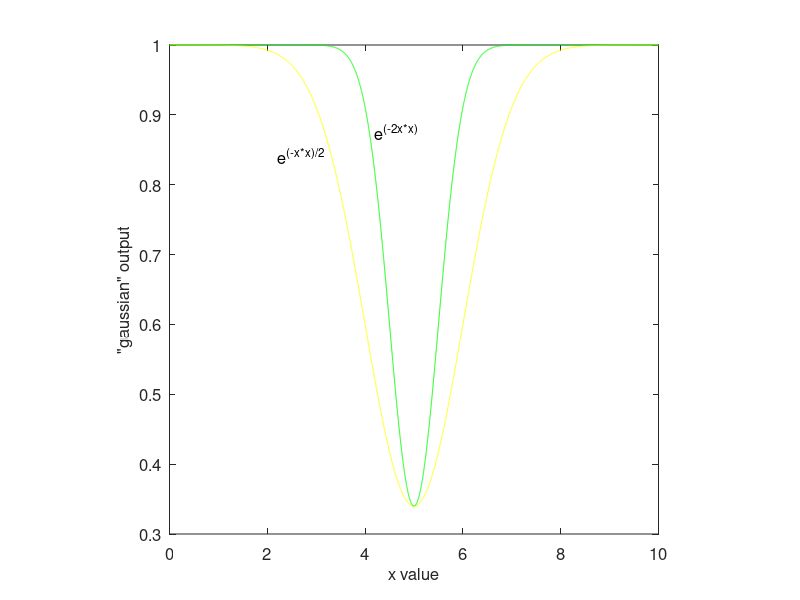

Source code (MATLAB):
function fig = gaussiantest()
% This is the machine-generated representation of a Handle Graphics object
% and its children.  Note that handle values may change when these objects
% are re-created. This may cause problems with any callbacks written to
% depend on the value of the handle at the time the object was saved.
%
% To reopen this object, just type the name of the M-file at the MATLAB
% prompt. The M-file and its associated MAT-file must be on your path.

load gaussiantest

h0 = figure('Position',[296 390 560 420], ...
	'Tag','hotWind');
h1 = axes('Parent',h0, ...
	'Box','on', ...
	'CameraUpVector',[0 1 0], ...
	'ColorOrder',mat0, ...
	'FontSize',12, ...
	'NextPlot','add', ...
	'DefaulttextUnits','data');
h2 = line('Parent',h1, ...
	'ButtonDownFcn','draggy(''tggl'')', ...
	'Color',[1 1 0], ...
	'XData',mat1, ...
	'YData',mat2);
h2 = line('Parent',h1, ...
	'ButtonDownFcn','draggy(''tggl'')', ...
	'Color',[0 1 0], ...
	'XData',mat3, ...
	'YData',mat4);
h2 = text('Parent',h1, ...
	'ButtonDownFcn','draggy(''down'')', ...
	'FontSize',12, ...
	'Position',[4.193548387096774 0.8649122807017544 0], ...
	'String','e^(^-^2^x^*^x^)', ...
	'UserData','dragThis', ...
	'VerticalAlignment','baseline');
h2 = text('Parent',h1, ...
	'FontSize',12, ...
	'HandleVisibility','off', ...
	'HorizontalAlignment','center', ...
	'Position',[4.988452655889144 0.263049853372434 17.32050807568877], ...
	'String','x value', ...
	'VerticalAlignment','cap');
set(get(h2,'Parent'),'XLabel',h2);
h2 = text('Parent',h1, ...
	'FontSize',12, ...
	'HandleVisibility','off', ...
	'HorizontalAlignment','center', ...
	'Position',[-0.577367205542725 0.6469208211143695 17.32050807568877], ...
	'Rotation',90, ...
	'String','"gaussian" output', ...
	'VerticalAlignment','baseline');
set(get(h2,'Parent'),'YLabel',h2);
h2 = text('Parent',h1, ...
	'FontSize',12, ...
	'HandleVisibility','off', ...
	'HorizontalAlignment','right', ...
	'Position',[-1.685912240184757 1.06158357771261 17.32050807568877], ...
	'Visible','off');
set(get(h2,'Parent'),'ZLabel',h2);
h2 = text('Parent',h1, ...
	'FontSize',12, ...
	'HandleVisibility','off', ...
	'HorizontalAlignment','center', ...
	'Position',[4.988452655889144 1.010263929618768 17.32050807568877], ...
	'VerticalAlignment','bottom');
set(get(h2,'Parent'),'Title',h2);
h2 = text('Parent',h1, ...
	'ButtonDownFcn','draggy(''tggl'')', ...
	'FontSize',12, ...
	'Position',[2.211981566820277 0.8301169590643275 0], ...
	'String','e^(^-^x^*^x^)^/^2', ...
	'VerticalAlignment','baseline');
if nargout > 0, fig = h0; end
